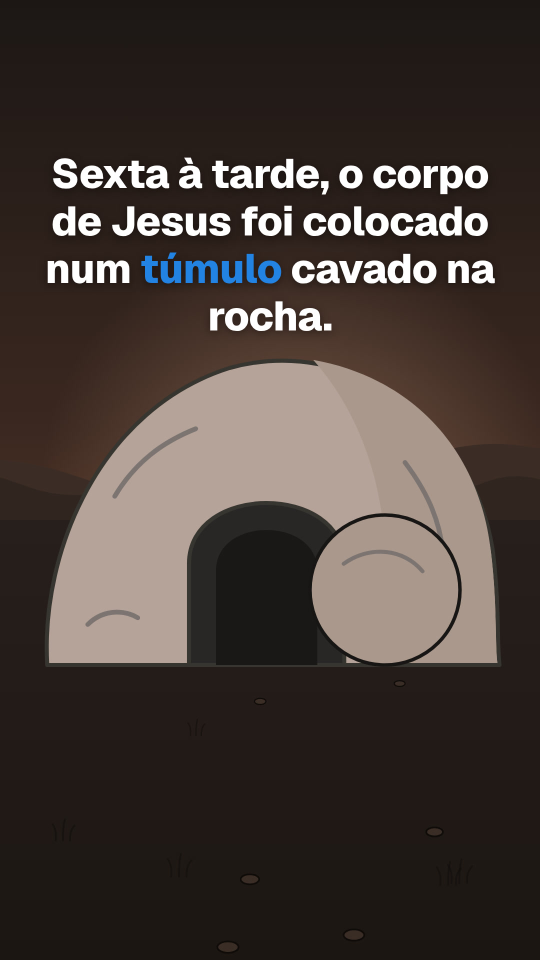
#> input picture episodios/carrossel-depois-da-cruz/1.jpg, 1080 x 1920 px (shown at 1/2 size)
$ python testar_capa.py ../episodios/carrossel-depois-da-cruz/1.jpg
#> lines starting #> are read from the running program, lines starting #| are printed output that depends on the picture
# Os dois testes da capa: como ela aparece no feed do celular (168×94 no longo, 94×167 no Short)
# e em preto e branco. Junta tudo numa folha só para comparar versões.
# Uso: python3 tools/testar_capa.py out/<ep>-miniatura-a.png out/<ep>-miniatura-b.png ... [-o folha.png]
import sys
from PIL import Image, ImageDraw, ImageOps

args = sys.argv[1:]
out = args[args.index('-o') + 1] if '-o' in args else 'out/teste-capas.png'
files = [a for i, a in enumerate(args) if a != '-o' and (i == 0 or args[i - 1] != '-o')]
ims = [Image.open(f).convert('RGB') for f in files]
#> ims = 1 item
rows = []
for f, im in zip(files, ims):
    wide = im.width > im.height
    big = im.resize((480, 270) if wide else (270, 480))
    small = im.resize((168, 94) if wide else (94, 167), Image.LANCZOS)
    rows.append((f, big, small, ImageOps.grayscale(small).convert('RGB')))
#> this loop made 1 pass
#> wide on pass 1: False
#> pass 1, `big = im.resize((480, 270) if wide else (270, 480))`:
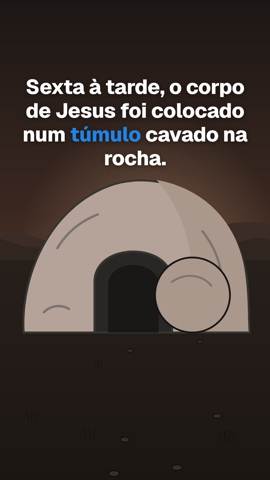
#> big: PIL image 270x480 RGB; mean R, G, B 69.6, 59.6, 54.6
#> pass 1, `small = im.resize((168, 94) if wide else (94, 167), Image.LANCZOS)`:
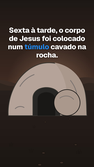
#> small: PIL image 94x167 RGB; mean R, G, B 69.6, 59.6, 54.6
#> after the loop, rows = 1 item
h = sum(max(b.height, 200) + 40 for _, b, _, _ in rows) + 10
#> h = 530
sheet = Image.new('RGB', (480 + 2 * 200 + 50, h), 'white')
#> sheet: PIL image 930x530 RGB; every value is 255
d, y = ImageDraw.Draw(sheet), 10
#> y = 10
for f, big, small, gray in rows:
    sheet.paste(big, (10, y)); sheet.paste(small, (510, y)); sheet.paste(gray, (510 + small.width + 20, y))
    d.text((10, y + big.height + 6), f, fill='black'); y += max(big.height, 200) + 40
#> this loop made 1 pass
#> y on pass 1: 530
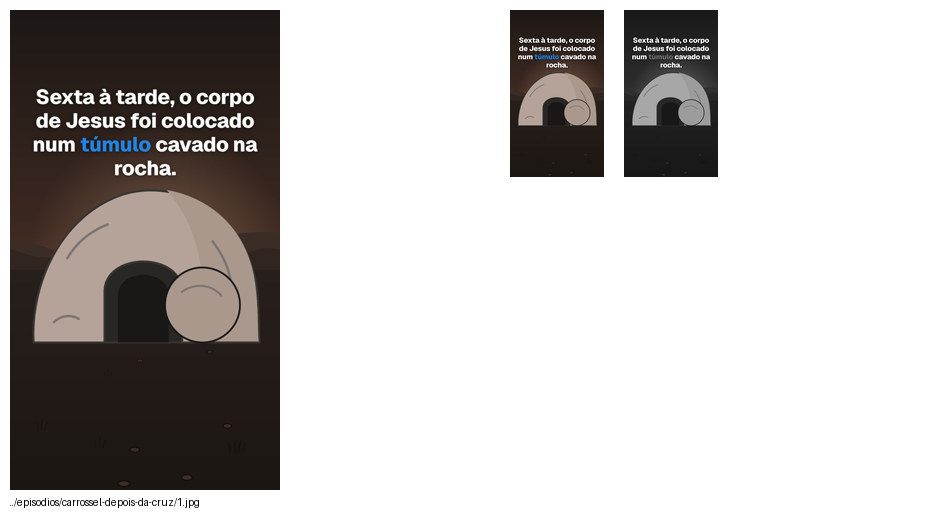
#> sheet: PIL image 930x530 RGB; mean R, G, B 194, 191, 189.6
#> after the loop, y = 530
sheet.save(out)
print(out)

$ run again, on episodios/carrossel-depois-da-cruz/3.jpg
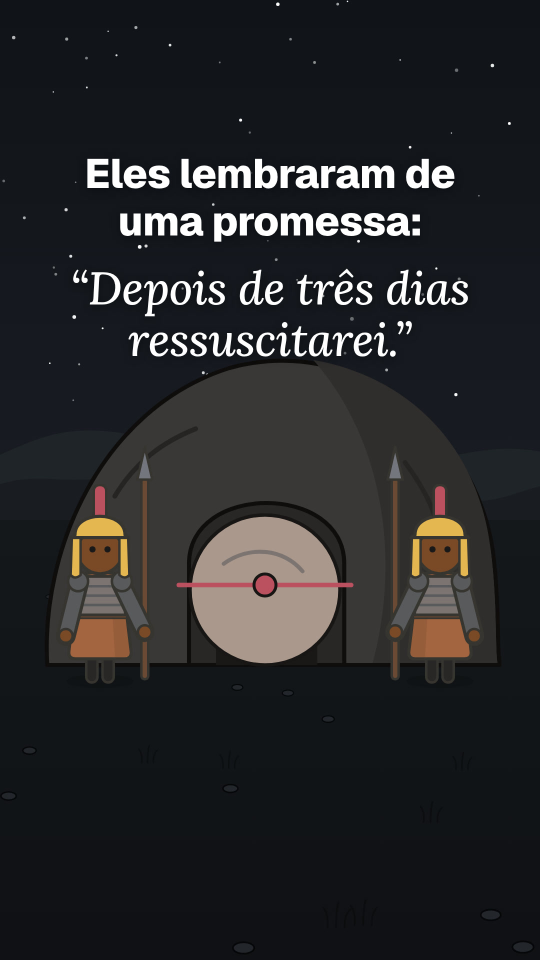
#> input picture episodios/carrossel-depois-da-cruz/3.jpg, 1080 x 1920 px (shown at 1/2 size)
#> ims = 1 item
#> the loop `for f, im in zip(files, ims):` made 1 pass
#> wide on pass 1: False
#> pass 1, `small = im.resize((168, 94) if wide else (94, 167), Image.LANCZOS)`:
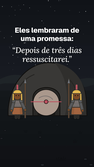
#> small: PIL image 94x167 RGB; mean R, G, B 39.3, 39.5, 41.2
#> h = 530
#> `d, y = ImageDraw.Draw(sheet), 10`: y = 10
#> the loop `for f, big, small, gray in rows:` made 1 pass
#> y on pass 1: 530
#> after the loop `for f, big, small, gray in rows:`:
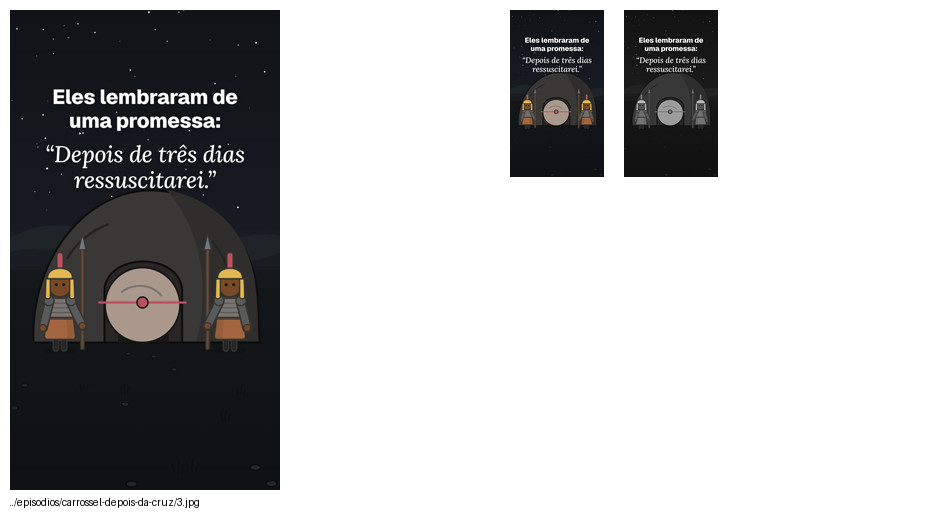
#> sheet: PIL image 930x530 RGB; mean R, G, B 184.3, 184.4, 184.9
#> after the loop `for f, big, small, gray in rows:`: y = 530

$ run again, on episodios/carrossel-depois-da-cruz/4.jpg
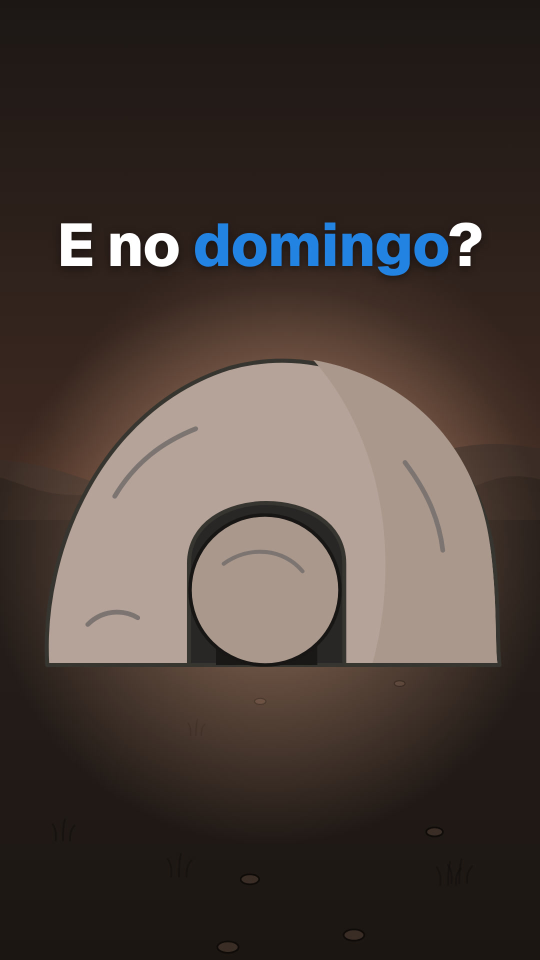
#> input picture episodios/carrossel-depois-da-cruz/4.jpg, 1080 x 1920 px (shown at 1/2 size)
#> ims = 1 item
#> the loop `for f, im in zip(files, ims):` made 1 pass
#> wide on pass 1: False
#> pass 1, `small = im.resize((168, 94) if wide else (94, 167), Image.LANCZOS)`:
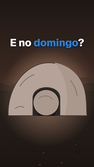
#> small: PIL image 94x167 RGB; mean R, G, B 72.9, 61.8, 56.2
#> h = 530
#> `d, y = ImageDraw.Draw(sheet), 10`: y = 10
#> the loop `for f, big, small, gray in rows:` made 1 pass
#> y on pass 1: 530
#> after the loop `for f, big, small, gray in rows:`:
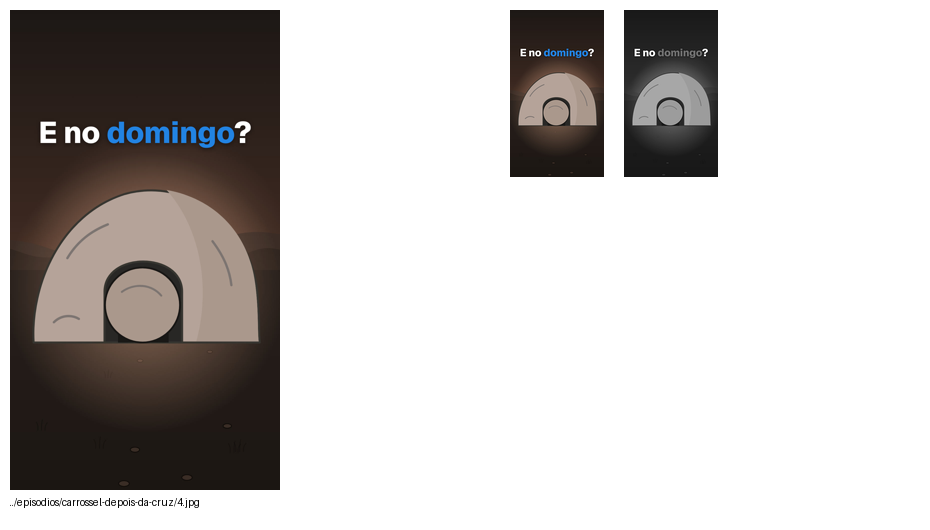
#> sheet: PIL image 930x530 RGB; mean R, G, B 195, 191.8, 190.1
#> after the loop `for f, big, small, gray in rows:`: y = 530

$ run again, on episodios/carrossel-depois-da-cruz/5.jpg
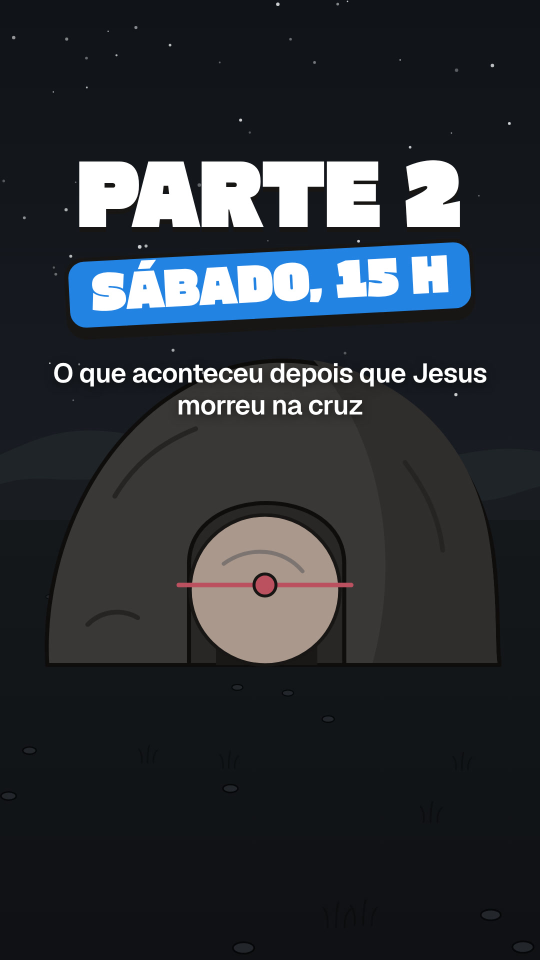
#> input picture episodios/carrossel-depois-da-cruz/5.jpg, 1080 x 1920 px (shown at 1/2 size)
#> ims = 1 item
#> the loop `for f, im in zip(files, ims):` made 1 pass
#> wide on pass 1: False
#> pass 1, `small = im.resize((168, 94) if wide else (94, 167), Image.LANCZOS)`:
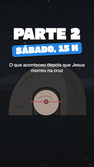
#> small: PIL image 94x167 RGB; mean R, G, B 44.5, 48.6, 53.9
#> h = 530
#> `d, y = ImageDraw.Draw(sheet), 10`: y = 10
#> the loop `for f, big, small, gray in rows:` made 1 pass
#> y on pass 1: 530
#> after the loop `for f, big, small, gray in rows:`:
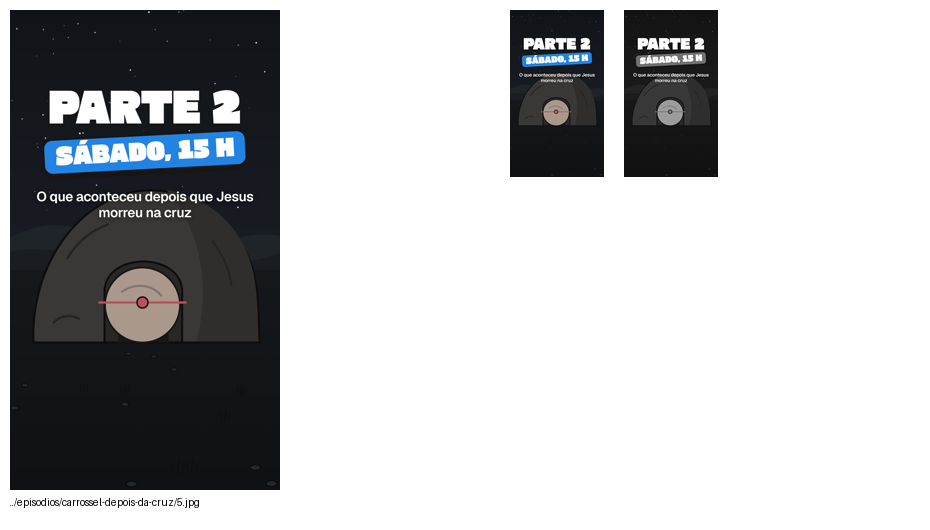
#> sheet: PIL image 930x530 RGB; mean R, G, B 186.2, 187.4, 189
#> after the loop `for f, big, small, gray in rows:`: y = 530
